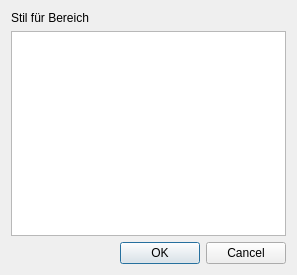
<?xml version="1.0" encoding="UTF-8"?>
<ui version="4.0">
 <class>Stilauswahl</class>
 <widget class="QDialog" name="Stilauswahl">
  <property name="windowModality">
   <enum>Qt::ApplicationModal</enum>
  </property>
  <property name="geometry">
   <rect>
    <x>0</x>
    <y>0</y>
    <width>297</width>
    <height>275</height>
   </rect>
  </property>
  <property name="windowTitle">
   <string>Stilsauswahl</string>
  </property>
  <layout class="QVBoxLayout" name="verticalLayout">
   <item>
    <widget class="QLabel" name="label">
     <property name="text">
      <string>Stil für Bereich</string>
     </property>
    </widget>
   </item>
   <item>
    <widget class="QListWidget" name="stil"/>
   </item>
   <item>
    <widget class="QDialogButtonBox" name="buttonBox">
     <property name="orientation">
      <enum>Qt::Horizontal</enum>
     </property>
     <property name="standardButtons">
      <set>QDialogButtonBox::Cancel|QDialogButtonBox::Ok</set>
     </property>
    </widget>
   </item>
  </layout>
 </widget>
 <resources/>
 <connections>
  <connection>
   <sender>buttonBox</sender>
   <signal>accepted()</signal>
   <receiver>Stilauswahl</receiver>
   <slot>accept()</slot>
   <hints>
    <hint type="sourcelabel">
     <x>248</x>
     <y>254</y>
    </hint>
    <hint type="destinationlabel">
     <x>157</x>
     <y>274</y>
    </hint>
   </hints>
  </connection>
  <connection>
   <sender>buttonBox</sender>
   <signal>rejected()</signal>
   <receiver>Stilauswahl</receiver>
   <slot>reject()</slot>
   <hints>
    <hint type="sourcelabel">
     <x>316</x>
     <y>260</y>
    </hint>
    <hint type="destinationlabel">
     <x>286</x>
     <y>274</y>
    </hint>
   </hints>
  </connection>
 </connections>
</ui>
